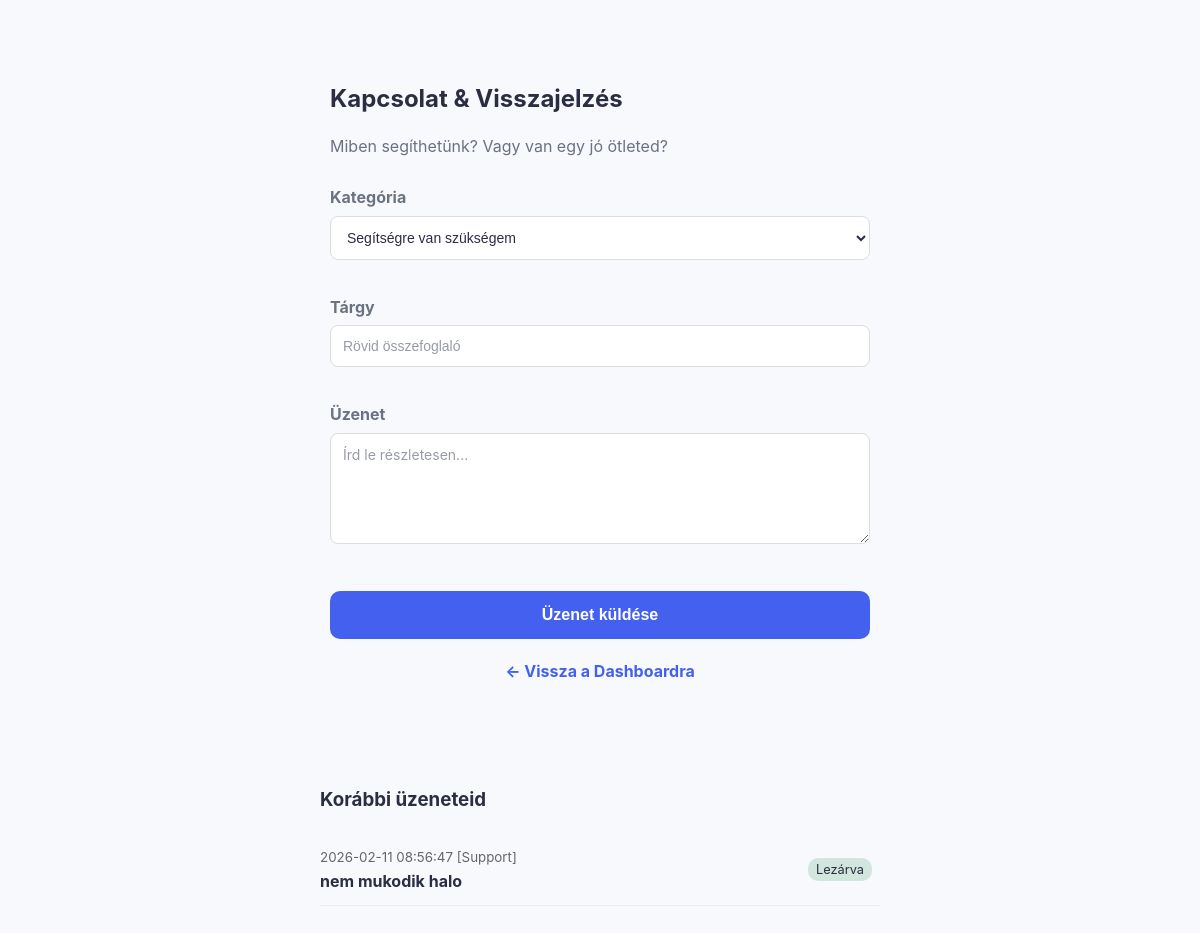
/support.php (signed in), run on an earlier commit of the app's database.
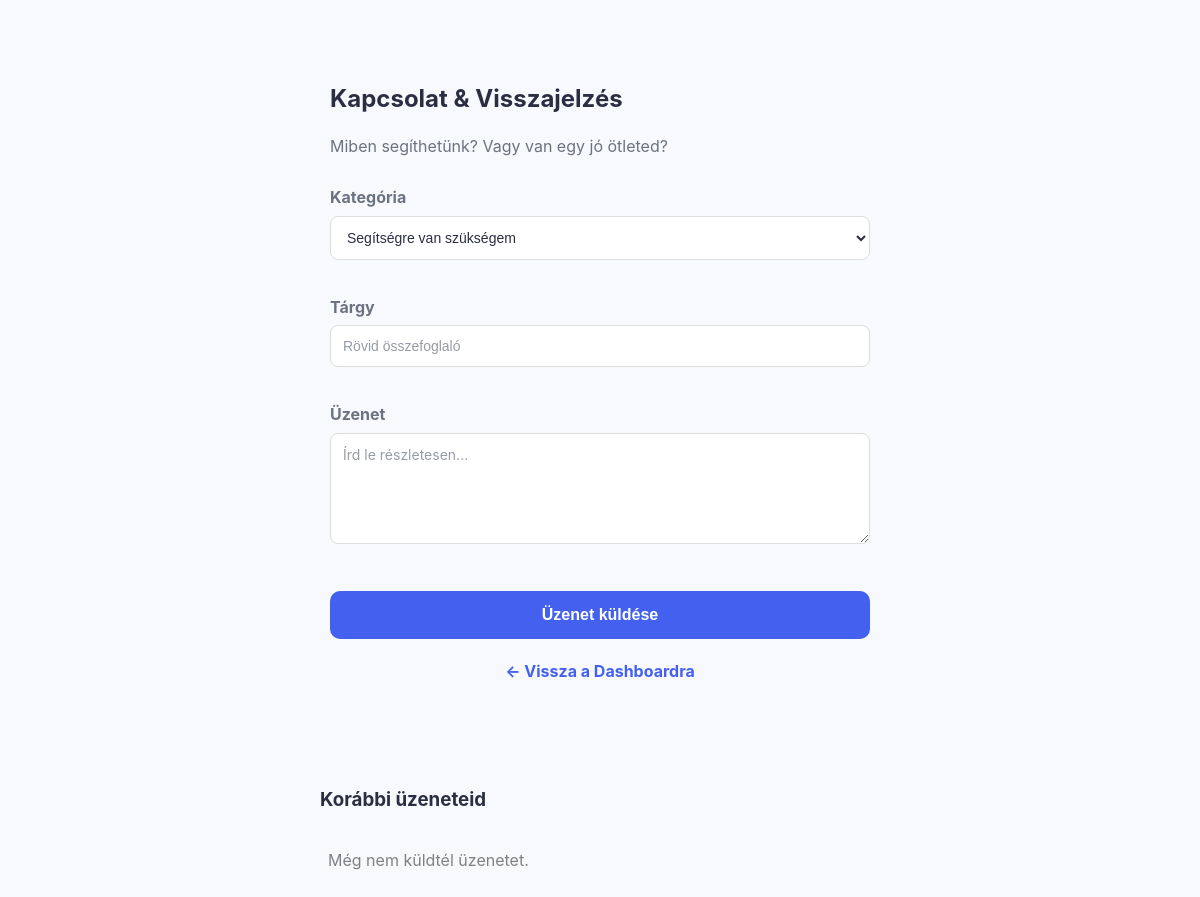
And on a later commit of the database.
### tables this page shows
CREATE TABLE `support_tickets` (
  `id` int(11) NOT NULL,
  `user_id` int(11) NOT NULL,
  `subject` varchar(255) NOT NULL,
  `message` text NOT NULL,
  `category` enum('Support','Feedback','Bug') DEFAULT 'Support',
  `status` enum('Open','Closed') DEFAULT 'Open',
  `created_at` timestamp NOT NULL DEFAULT current_timestamp()
);

### support.php (the view, shortened to what this page needs)
<?php
require 'database_connect.php';
$user_id = $_SESSION['user_id'];
?>
<!DOCTYPE html>
<html lang="hu">
<head>
    <link rel="stylesheet" href="style.css">
</head>
<body style="background-color: #f4f7f6;">
<div class="card" style="max-width: 600px; margin: 50px auto; padding: 30px;">
    <h2 style="margin-bottom: 10px;">Kapcsolat & Visszajelzés</h2>
    <p style="color: var(--text-muted); margin-bottom: 25px;">Miben segíthetünk? Vagy van egy jó ötleted?</p>
    <form method="POST">
        <div style="margin-bottom: 15px;">
            <label style="display: block; margin-bottom: 5px; font-weight: bold;">Kategória</label>
            <select name="category" style="width: 100%; padding: 12px; border-radius: 8px; border: 1px solid #ddd;">
                <option value="Support">Segítségre van szükségem</option>
            </select>
        </div>
        <div style="margin-bottom: 15px;">
            <label style="display: block; margin-bottom: 5px; font-weight: bold;">Tárgy</label>
            <input type="text" name="subject" placeholder="Rövid összefoglaló" required style="width: 100%; padding: 12px; border: 1px solid #ddd; border-radius: 8px;">
        </div>
        <div style="margin-bottom: 20px;">
            <label style="display: block; margin-bottom: 5px; font-weight: bold;">Üzenet</label>
            <textarea name="message" rows="5" placeholder="Írd le részletesen..." required style="width: 100%; padding: 12px; border: 1px solid #ddd; border-radius: 8px; font-family: inherit;"></textarea>
        </div>
        <button type="submit" name="send_ticket" class="btn-primary" style="width: 100%; padding: 15px; font-size: 1rem;">Üzenet küldése</button>
        <a href="dashboard.php" style="display: block; text-align: center; margin-top: 20px; color: var(--primary); text-decoration: none; font-weight: bold;">← Vissza a Dashboardra</a>
    </form>
</div>
<div class="card" style="max-width: 600px; margin: 20px auto; padding: 20px;">
    <h3>Korábbi üzeneteid</h3>
    <table style="width: 100%; border-collapse: collapse; margin-top: 10px;">
        <?php
        $history = mysqli_query($conn, "SELECT * FROM support_tickets WHERE user_id = $user_id ORDER BY created_at DESC");
        if (mysqli_num_rows($history) == 0) echo "<tr><td style='color:gray'>Még nem küldtél üzenetet.</td></tr>";
        while ($row = mysqli_fetch_assoc($history)):
        ?>
            <tr style="border-bottom: 1px solid #eee;">
                <td style="padding: 10px 0;">
                    <small style="color: #666;"><?php echo $row['created_at']; ?> [<?php echo $row['category']; ?>]</small><br>
                    <strong><?php echo htmlspecialchars($row['subject']); ?></strong>
                </td>
                <td style="text-align: right;">
                    <span style="font-size: 0.8rem; padding: 4px 8px; border-radius: 10px; background: <?php echo $row['status'] == 'Open' ? '#fff3cd' : '#d1e7dd'; ?>;">
                        <?php echo $row['status'] == 'Open' ? 'Folyamatban' : 'Lezárva'; ?>
                    </span>
                </td>
            </tr>
        <?php endwhile; ?>
    </table>
</div>
</body>
</html>

What changed in the data, as far as the page shows it:
removed support_tickets: created_at "2026-02-11 08:56:47", category "Support", subject "nem mukodik halo", status "Lezárva"
Also different on the page:
text now shown: "Még nem küldtél üzenetet."
